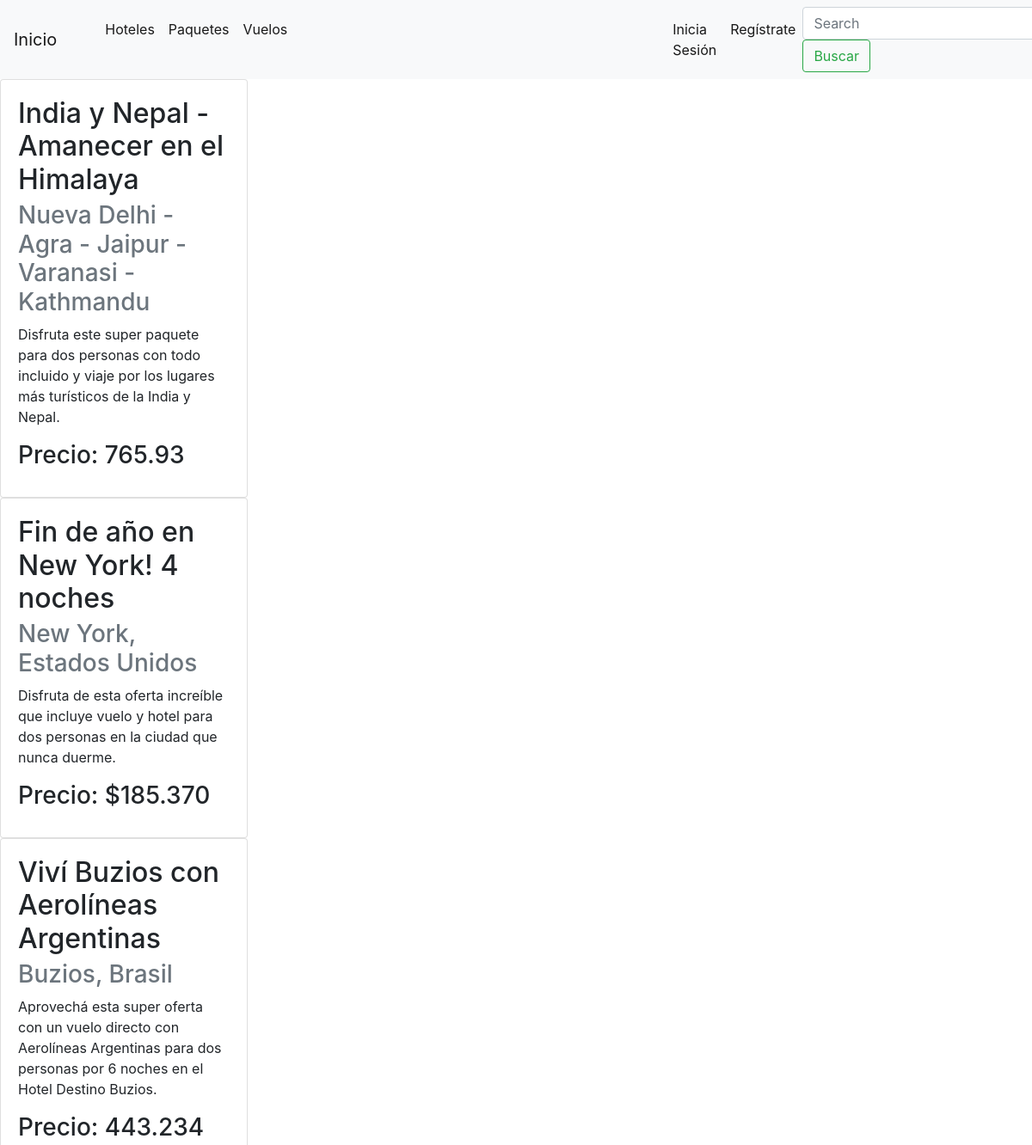
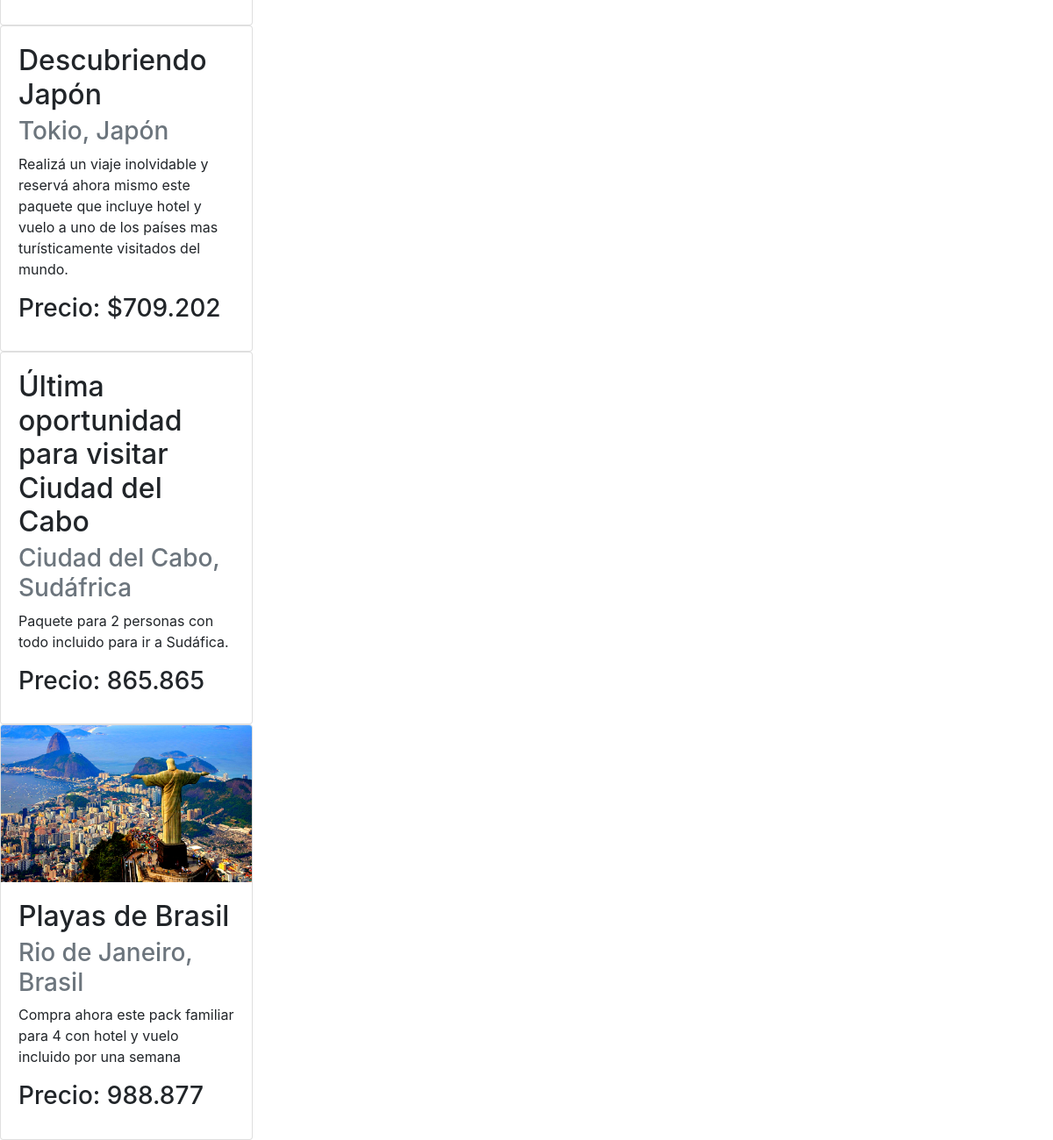
Screenshot of /info/viajes-paquetes/ with the database file from the repository (2 pictures, top to bottom).
### viajes/models.py (models this page shows, shortened)
class Paquete(models.Model):
    name = models.CharField(max_length=200)
    location = models.TextField()
    description = models.TextField()
    price= models.FloatField()
    image=models.ImageField(upload_to="viajes/",null=True, blank=True)

### viajes/views.py (the view)
# urls.py: path("viajes-paquetes/",verPaquetes),
def verPaquetes(request):
    paquetes = Paquete.objects.all()
    return render(request,"paquete.html",context={"paquetes" : paquetes})

### template/paquete.html (shortened to what this page needs)
{%  extends "template/base.html" %}
{% block contenidoquecambia %}
<!DOCTYPE html>
<html lang="en">
<head>
</head>
<body>
    {% for paquete in paquetes %}
    <div class="card" style="width: 18rem;">
        {% if paquete.image %}
        <image src="{{ paquete.image.url }}" class="card-img-top">
        {% endif %}
        <div class="card-body">
        <h2 class="card-title">{{paquete.name}}</h2>
        <h3 class="card-subtitle mb-2 text-muted">{{paquete.location}}</h3>
        <p class="card-text">{{paquete.description}}</p>
        <h3 class="card-title">Precio: {{paquete.price}}</h3>
        </div>
    </div>
    {% endfor %}
</body>
</html>
{% endblock  %}

### rows the page displays
Paquete: name "India y Nepal - Amanecer en el Himalaya", location "Nueva Delhi - Agra - Jaipur - Varanasi - Kathmandu", description "Disfruta este super paquete para dos personas con todo incluido y viaje por los lugares más turísticos de la India y Nepal.", price "765.93"
Paquete: name "Fin de año en New York! 4 noches", location "New York, Estados Unidos", description "Disfruta de esta oferta increíble que incluye vuelo y hotel para dos personas en la ciudad que nunca duerme.", price "$185.370"
Paquete: name "Viví Buzios con Aerolíneas Argentinas", location "Buzios, Brasil", description "Aprovechá esta super oferta con un vuelo directo con Aerolíneas Argentinas para dos personas por 6 noches en el Hotel Destino Buzios.", price "443.234"
Paquete: name "Descubriendo Japón", location "Tokio, Japón", description "Realizá un viaje inolvidable y reservá ahora mismo este paquete que incluye hotel y vuelo a uno de los países mas turísticamente visitados del mundo.", price "$709.202"
Paquete: name "Última oportunidad para visitar Ciudad del Cabo", location "Ciudad del Cabo, Sudáfrica", description "Paquete para 2 personas con todo incluido para ir a Sudáfica.", price "865.865"
Paquete: image (picture), name "Playas de Brasil", location "Rio de Janeiro, Brasil", description "Compra ahora este pack familiar para 4 con hotel y vuelo incluido por una semana", price "988.877"
